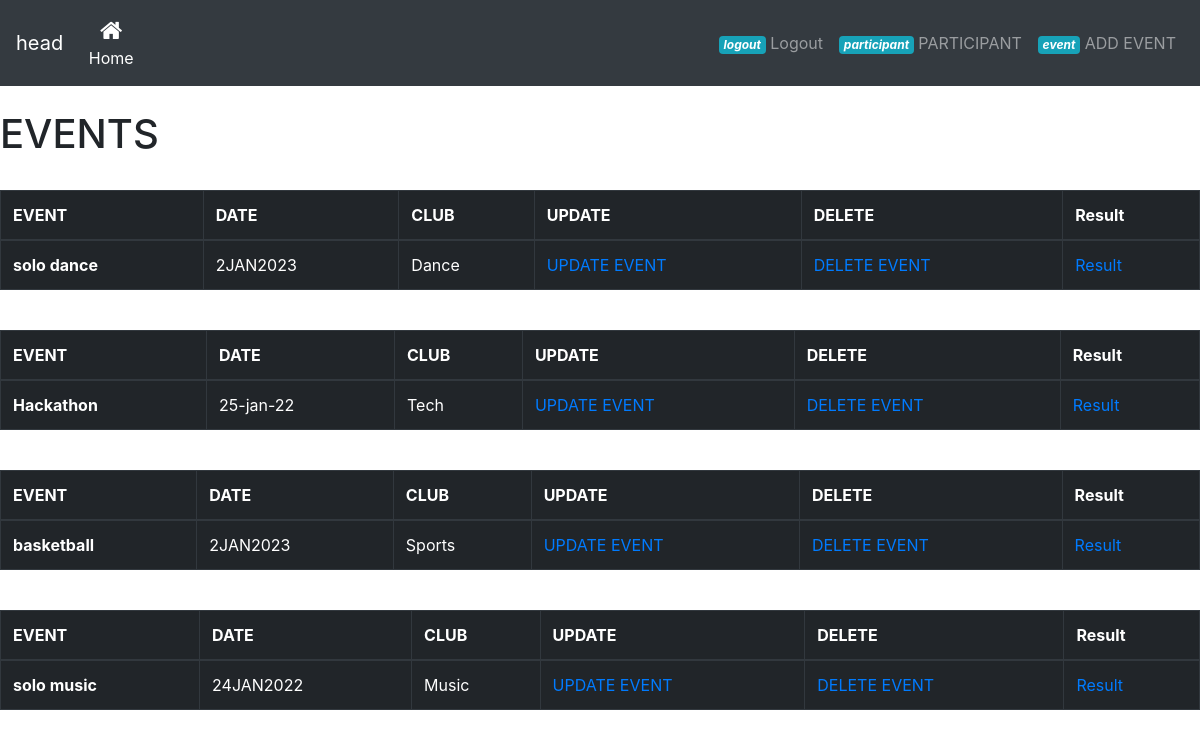
Page /headdashboard (signed in) on the committed database.
### app.py (models this page shows, shortened)
class Event(db.Model,UserMixin):
    id=db.Column(db.Integer,primary_key=True)
    event_name=db.Column(db.String(50),nullable=False ,unique=True)
    date_created=db.Column(db.String(100))
    club_name=db.Column(db.String(100),nullable=False)

### app.py (the view)
@login_required
@app.route('/headdashboard', methods=['GET','POST'] )
def headdashboard():
    event_info=Event.query
    h_name=session['h_name']
    return render_template('headdashboard.html',h_name=h_name,event_info=event_info)

### app.py (called while the page is built)
@login_manager.user_loader
def load_user(user_id):
    return Student.query.get(int(user_id))

### templates/headdashboard.html (shortened to what this page needs)
<!DOCTYPE html>
<html lang="en">
<head>
    <link rel="stylesheet" href="../static/css/navbar.css">
  </head>
<body>
    <link href="//maxcdn.bootstrapcdn.com/bootstrap/4.1.1/css/bootstrap.min.css" rel="stylesheet" id="bootstrap-css">
<nav class="navbar navbar-icon-top navbar-expand-lg navbar-dark bg-dark">
  <a class="navbar-brand" href="#">{{h_name}}</a>
  <div class="collapse navbar-collapse" id="navbarSupportedContent">
    <ul class="navbar-nav mr-auto">
      <li class="nav-item active">
        <a class="nav-link" href="{{url_for('home')}}">
          <i class="fa fa-home"></i>
          Home
          </a>
      </li>
    </ul>
    <ul class="navbar-nav ">
      <li class="nav-item">
        <a class="nav-link" href="{{url_for('headlogout')}}">
          <i class="lg">
            <span class="badge badge-info">logout</span>
          </i>
          Logout
        </a>
      </li>
    </ul>
    <ul class="navbar-nav ">
      <li class="nav-item">
        <a class="nav-link" href="{{url_for('participant_info')}}">
          <i class="LG">
            <span class="badge badge-info">participant</span>
          </i>
          PARTICIPANT
        </a>
      </li>
    </ul>
    <ul class="navbar-nav ">
      <li class="nav-item">
        <a class="nav-link" href="{{url_for('eventform')}}">
          <i class="eve">
            <span class="badge badge-info">event</span>
          </i>
          ADD EVENT
        </a>
      </li>
    </ul>
  </div>
</nav>
<br>
<h1>EVENTS</h1>
{% for i in event_info %}
<table class="table table-dark">
    <thead>
      <tr>
        <th>EVENT</th>
        <th>DATE</th>
        <th>CLUB</th>
        <th>UPDATE</th>
        <th>DELETE</th>
        <th>Result</th>
      </tr>
    </thead>
    <tbody>
      <tr>
        <th scope="row">{{i.event_name}}</th>
    <td>{{i.date_created}}</td>&nbsp;
    <td>{{i.club_name}}</td>&nbsp;
    <td>  <a href="{{url_for('update',id=i.id)}}">UPDATE EVENT</a>
    </td>
    <td>  <a href="{{url_for('delete',id=i.id)}}">DELETE EVENT</a>
    </td>
    <td><a href="{{url_for('result',id=i.id)}}">Result</a></td>
      </tr>
  </table>
{% endfor %}
</body>
</html>

### static/css/navbar.css (style rules this page uses)
.navbar-icon-top .navbar-nav .nav-link > .fa { position: relative; width: 36px; font-size: 24px; }
.navbar-icon-top .navbar-nav .nav-link > .fa { top: 3px; line-height: 12px; }
@media (min-width: 992px) { .navbar-icon-top.navbar-expand-lg .navbar-nav .nav-link { text-align: center; display: table-cell; height: 70px; vertical-align: middle; padding-top: 0; padding-bottom: 0; } }
@media (min-width: 992px) { .navbar-icon-top.navbar-expand-lg .navbar-nav .nav-link > .fa { display: block; width: 48px; margin: 2px auto 4px auto; top: 0; line-height: 24px; } }

### templates/headdashboard.html (style rules this page uses)
table, th, td { border:1px solid black; }

### rows in the picture
Event: event_name "solo dance", date_created "2JAN2023", club_name "Dance"
Event: event_name "Hackathon", date_created "25-jan-22", club_name "Tech"
Event: event_name "basketball", date_created "2JAN2023", club_name "Sports"
Event: event_name "solo music", date_created "24JAN2022", club_name "Music"

### other values in the picture
{{ h_name }} "head"
